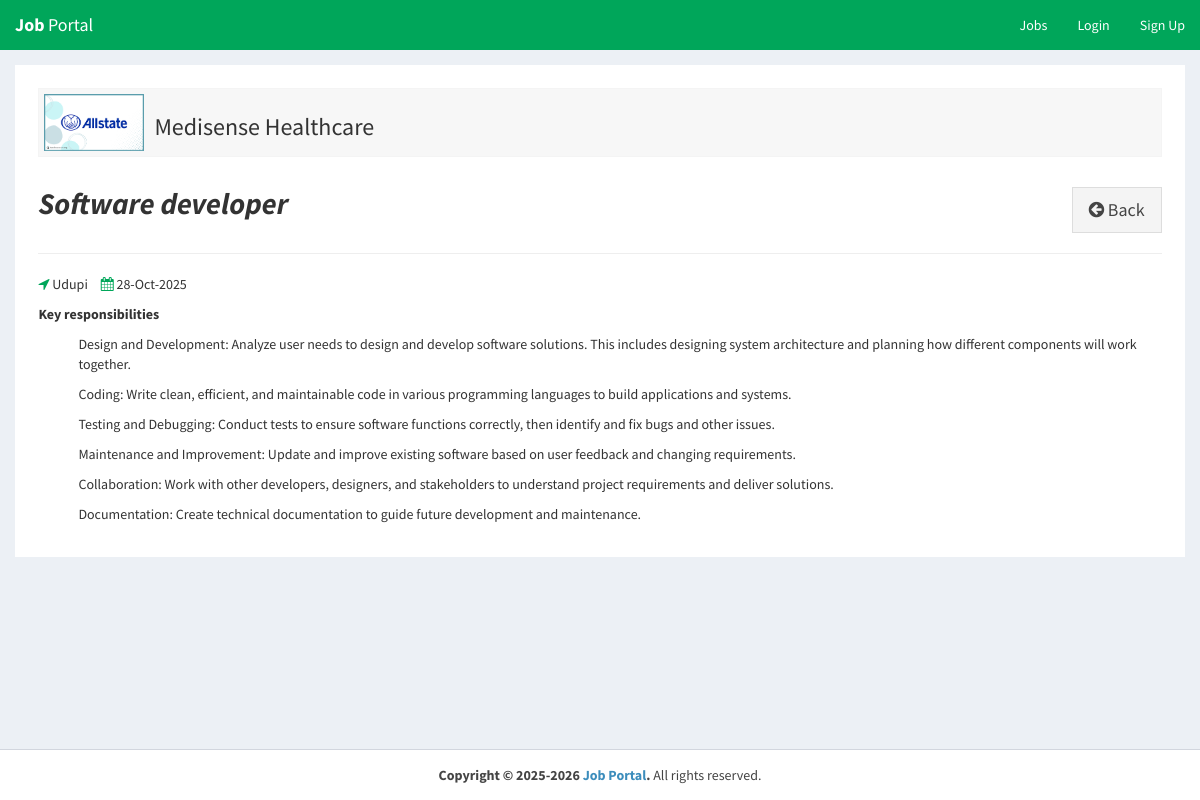
Page /view-job-post.php?id=35 on the committed database.
### tables this page shows
CREATE TABLE `job_post` (
  `id_jobpost` int(11) NOT NULL,
  `id_company` int(11) NOT NULL,
  `jobtitle` varchar(255) NOT NULL,
  `description` text NOT NULL,
  `minimumsalary` varchar(255) NOT NULL,
  `maximumsalary` varchar(255) NOT NULL,
  `experience` varchar(255) NOT NULL,
  `qualification` varchar(255) NOT NULL,
  `createdat` timestamp NOT NULL DEFAULT current_timestamp()
);

CREATE TABLE `company` (
  `id_company` int(11) NOT NULL,
  `name` varchar(255) NOT NULL,
  `companyname` varchar(255) NOT NULL,
  `country` varchar(255) NOT NULL,
  `state` varchar(255) NOT NULL,
  `city` varchar(255) NOT NULL,
  `contactno` varchar(255) NOT NULL,
  `website` varchar(255) NOT NULL,
  `email` varchar(255) NOT NULL,
  `password` varchar(255) NOT NULL,
  `aboutme` varchar(255) DEFAULT NULL,
  `logo` varchar(255) NOT NULL,
  `createdAt` timestamp NOT NULL DEFAULT current_timestamp(),
  `active` int(11) NOT NULL DEFAULT 2
);

### view-job-post.php (the view, shortened to what this page needs)
<?php
require_once("db.php");
?>
<?php include_once 'inc/header.php'; ?>
<body class="hold-transition skin-green sidebar-mini">
<div class="wrapper">
  <?php include_once 'inc/navbar.php'; ?>
  <div class="content-wrapper" style="margin-left: 0px;">
  <?php
    $sql = "SELECT * FROM job_post INNER JOIN company ON job_post.id_company=company.id_company
    WHERE id_jobpost='$_GET[id]'";
    $result = $conn->query($sql);
    if($result->num_rows > 0)
    {
      while($row = $result->fetch_assoc())
      {
  ?>
    <section id="candidates" class="content-header">
      <div class="container">
        <div class="row">
          <div class="col-md-12 bg-white padding-2">
            <div class="attachment-block clearfix">
              <img class="attachment-img" src="uploads/logo/<?php echo $row['logo']; ?>" alt="Attachment">
              <div class="attachment-pushed">
                <h3><?php echo $row['companyname']; ?></h3>
              </div>
            </div>
            <div class="pull-left">
              <h2><b><i><?php echo $row['jobtitle']; ?></i></b></h2>
            </div>
            <div class="pull-right">
              <a href="jobs.php" class="btn btn-default btn-lg btn-flat margin-top-20">
                <i class="fa fa-arrow-circle-left"></i> Back
              </a>
            </div>
            <div class="clearfix"></div>
            <hr>
            <div>
              <p>
                <span class="margin-right-10">
                  <i class="fa fa-location-arrow text-green"></i> <?php echo $row['city']; ?>
                </span>
                <i class="fa fa-calendar text-green"></i> <?php echo date("d-M-Y", strtotime($row['createdat'])); ?>
              </p>
            </div>
            <div>
              <?php echo stripcslashes($row['description']); ?>
            </div>
          </div>
        </div>
      </div>
    </section>
    <?php
      }
    }
    ?>
  </div>
<?php include_once 'inc/footer.php'; ?>
</body>
</html>

### css/custom.css (style rules this page uses)
.margin-top-20 { margin-top: 20px; }
.padding-2 { padding: 2%; }
.bg-white { background-color: #fff; }
.margin-right-10 { margin-right: 10px; }

### rows in the picture
job_post: id_company.logo (picture), id_company.companyname "Medisense Healthcare", jobtitle "Software developer", id_company.city "Udupi", createdat "28-Oct-2025", description "Key responsibilities Design and Development: Analyze user needs to design and develop software solutions. This includes designing system architecture and planning how different components will work together. Coding: Write clean, efficient, and maintainable code in various programming languages to build applications and systems. Testing and Debugging: Conduct tests to ensure software functions correctly, then identify and fix bugs and other issues. Maintenance and Improvement: Update and improve existing software based on user feedback and changing requirements. Collaboration: Work with other developers, designers, and stakeholders to understand project requirements and deliver solutions.…"
